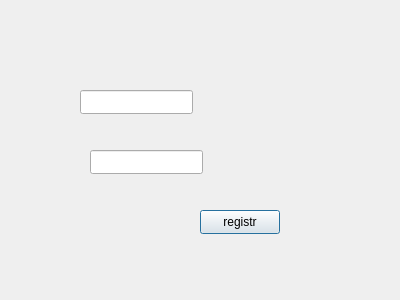
<?xml version="1.0" encoding="UTF-8"?>
<ui version="4.0">
 <class>SignUp</class>
 <widget class="QDialog" name="SignUp">
  <property name="geometry">
   <rect>
    <x>0</x>
    <y>0</y>
    <width>400</width>
    <height>300</height>
   </rect>
  </property>
  <property name="windowTitle">
   <string>Dialog</string>
  </property>
  <widget class="QLineEdit" name="loginLE">
   <property name="geometry">
    <rect>
     <x>80</x>
     <y>90</y>
     <width>113</width>
     <height>24</height>
    </rect>
   </property>
  </widget>
  <widget class="QLineEdit" name="passwordLE">
   <property name="geometry">
    <rect>
     <x>90</x>
     <y>150</y>
     <width>113</width>
     <height>24</height>
    </rect>
   </property>
  </widget>
  <widget class="QPushButton" name="registrPB">
   <property name="geometry">
    <rect>
     <x>200</x>
     <y>210</y>
     <width>80</width>
     <height>24</height>
    </rect>
   </property>
   <property name="text">
    <string>registr</string>
   </property>
  </widget>
 </widget>
 <resources/>
 <connections/>
</ui>
